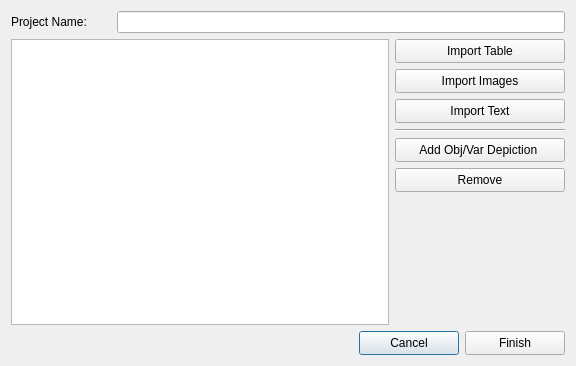
<?xml version="1.0" encoding="UTF-8"?>
<ui version="4.0">
 <class>ProjectManager</class>
 <widget class="QDialog" name="ProjectManager">
  <property name="windowModality">
   <enum>Qt::ApplicationModal</enum>
  </property>
  <property name="geometry">
   <rect>
    <x>0</x>
    <y>0</y>
    <width>576</width>
    <height>366</height>
   </rect>
  </property>
  <property name="minimumSize">
   <size>
    <width>550</width>
    <height>274</height>
   </size>
  </property>
  <property name="maximumSize">
   <size>
    <width>1000000</width>
    <height>1000000</height>
   </size>
  </property>
  <property name="windowTitle">
   <string>CreateNew  Project</string>
  </property>
  <property name="modal">
   <bool>true</bool>
  </property>
  <layout class="QGridLayout" name="gridLayout">
   <item row="8" column="0" colspan="3">
    <layout class="QGridLayout" name="gridLayout_3">
     <item row="0" column="0">
      <spacer name="horizontalSpacer_2">
       <property name="orientation">
        <enum>Qt::Horizontal</enum>
       </property>
       <property name="sizeHint" stdset="0">
        <size>
         <width>40</width>
         <height>20</height>
        </size>
       </property>
      </spacer>
     </item>
     <item row="0" column="1">
      <widget class="QPushButton" name="cancel">
       <property name="minimumSize">
        <size>
         <width>100</width>
         <height>24</height>
        </size>
       </property>
       <property name="maximumSize">
        <size>
         <width>100</width>
         <height>24</height>
        </size>
       </property>
       <property name="text">
        <string>Cancel</string>
       </property>
      </widget>
     </item>
     <item row="0" column="2">
      <widget class="QPushButton" name="finish">
       <property name="minimumSize">
        <size>
         <width>100</width>
         <height>24</height>
        </size>
       </property>
       <property name="maximumSize">
        <size>
         <width>100</width>
         <height>24</height>
        </size>
       </property>
       <property name="text">
        <string>Finish</string>
       </property>
      </widget>
     </item>
    </layout>
   </item>
   <item row="0" column="0">
    <widget class="QLabel" name="label">
     <property name="minimumSize">
      <size>
       <width>100</width>
       <height>16</height>
      </size>
     </property>
     <property name="maximumSize">
      <size>
       <width>100</width>
       <height>16</height>
      </size>
     </property>
     <property name="text">
      <string>Project Name:</string>
     </property>
    </widget>
   </item>
   <item row="1" column="0" rowspan="7" colspan="2">
    <widget class="QTableView" name="tableView">
     <property name="enabled">
      <bool>true</bool>
     </property>
     <property name="editTriggers">
      <set>QAbstractItemView::NoEditTriggers</set>
     </property>
    </widget>
   </item>
   <item row="6" column="2">
    <widget class="QPushButton" name="removeButton">
     <property name="minimumSize">
      <size>
       <width>170</width>
       <height>24</height>
      </size>
     </property>
     <property name="maximumSize">
      <size>
       <width>170</width>
       <height>24</height>
      </size>
     </property>
     <property name="text">
      <string>Remove</string>
     </property>
    </widget>
   </item>
   <item row="1" column="2">
    <widget class="QPushButton" name="addFileButton">
     <property name="minimumSize">
      <size>
       <width>170</width>
       <height>24</height>
      </size>
     </property>
     <property name="maximumSize">
      <size>
       <width>170</width>
       <height>24</height>
      </size>
     </property>
     <property name="text">
      <string>Import Table</string>
     </property>
    </widget>
   </item>
   <item row="2" column="2">
    <widget class="QPushButton" name="addImageAsRGB">
     <property name="minimumSize">
      <size>
       <width>170</width>
       <height>24</height>
      </size>
     </property>
     <property name="maximumSize">
      <size>
       <width>170</width>
       <height>24</height>
      </size>
     </property>
     <property name="text">
      <string>Import Images</string>
     </property>
    </widget>
   </item>
   <item row="7" column="2">
    <spacer name="verticalSpacer">
     <property name="orientation">
      <enum>Qt::Vertical</enum>
     </property>
     <property name="sizeHint" stdset="0">
      <size>
       <width>20</width>
       <height>180</height>
      </size>
     </property>
    </spacer>
   </item>
   <item row="0" column="1" colspan="2">
    <widget class="QLineEdit" name="lineEdit"/>
   </item>
   <item row="5" column="2">
    <widget class="QPushButton" name="addImageListButton">
     <property name="minimumSize">
      <size>
       <width>170</width>
       <height>24</height>
      </size>
     </property>
     <property name="maximumSize">
      <size>
       <width>170</width>
       <height>24</height>
      </size>
     </property>
     <property name="text">
      <string>Add Obj/Var Depiction </string>
     </property>
    </widget>
   </item>
   <item row="3" column="2">
    <widget class="QPushButton" name="pushButton">
     <property name="minimumSize">
      <size>
       <width>170</width>
       <height>24</height>
      </size>
     </property>
     <property name="maximumSize">
      <size>
       <width>170</width>
       <height>24</height>
      </size>
     </property>
     <property name="text">
      <string>Import Text</string>
     </property>
    </widget>
   </item>
   <item row="4" column="2">
    <widget class="Line" name="line">
     <property name="orientation">
      <enum>Qt::Horizontal</enum>
     </property>
    </widget>
   </item>
  </layout>
 </widget>
 <resources/>
 <connections/>
</ui>
